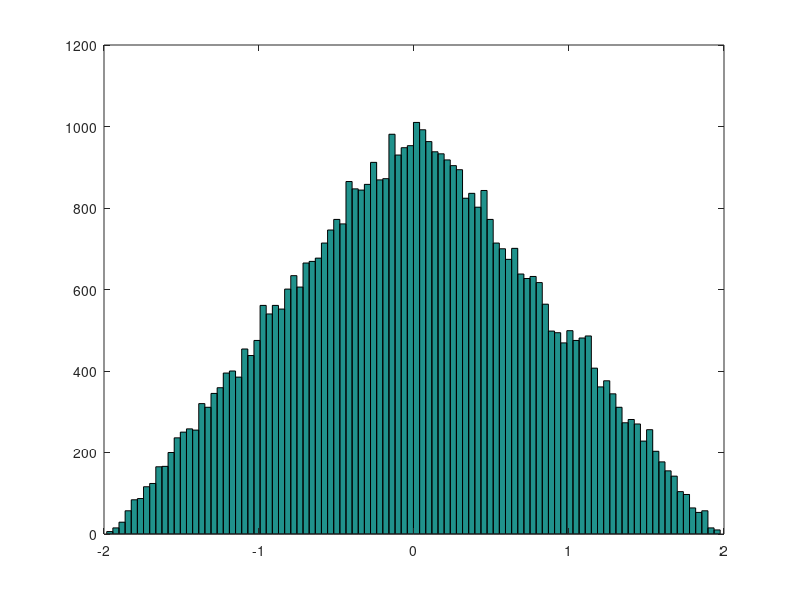

This figure's MATLAB source:
% Study distributions of values after first elimination
% This gives the distribution I calculated, which is different from what I get from MATLAB's LU.
clear all
N = 1000;
m = 50;
v = zeros(m,N-1);
for i = 1:m
    A = -1 + 2*rand(N);
    B = 0*A;
    [Y,I] = max(abs(A(:,1)));
    for j = 1:N
        B(j,:) = A(j,:) - A(j,1)/A(I,1) * A(I,:);
    end
    [Y,J] = max(abs(B(:,2)));  % Change B to A here to get the distribution I expected!
                                % Or just consider all rows!
    v(i,:) = B(J,2:end);
end
hist(v(:),100);

